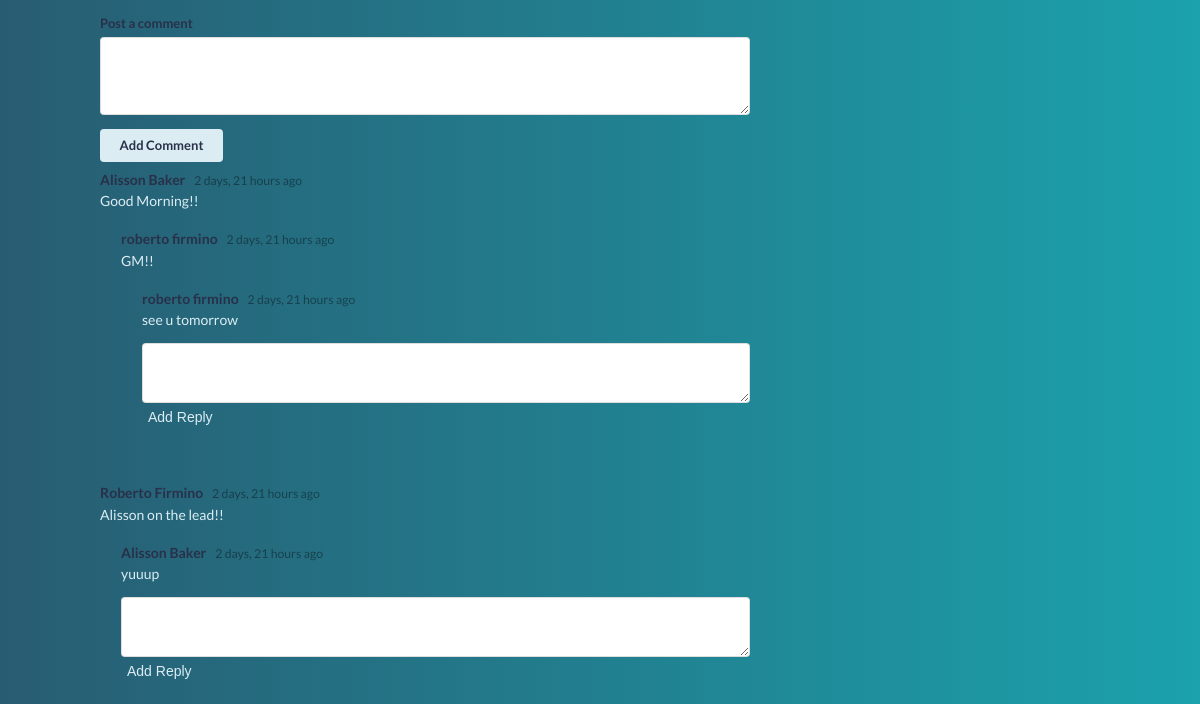
Page /stats (signed in, lower part) on the earlier database version.
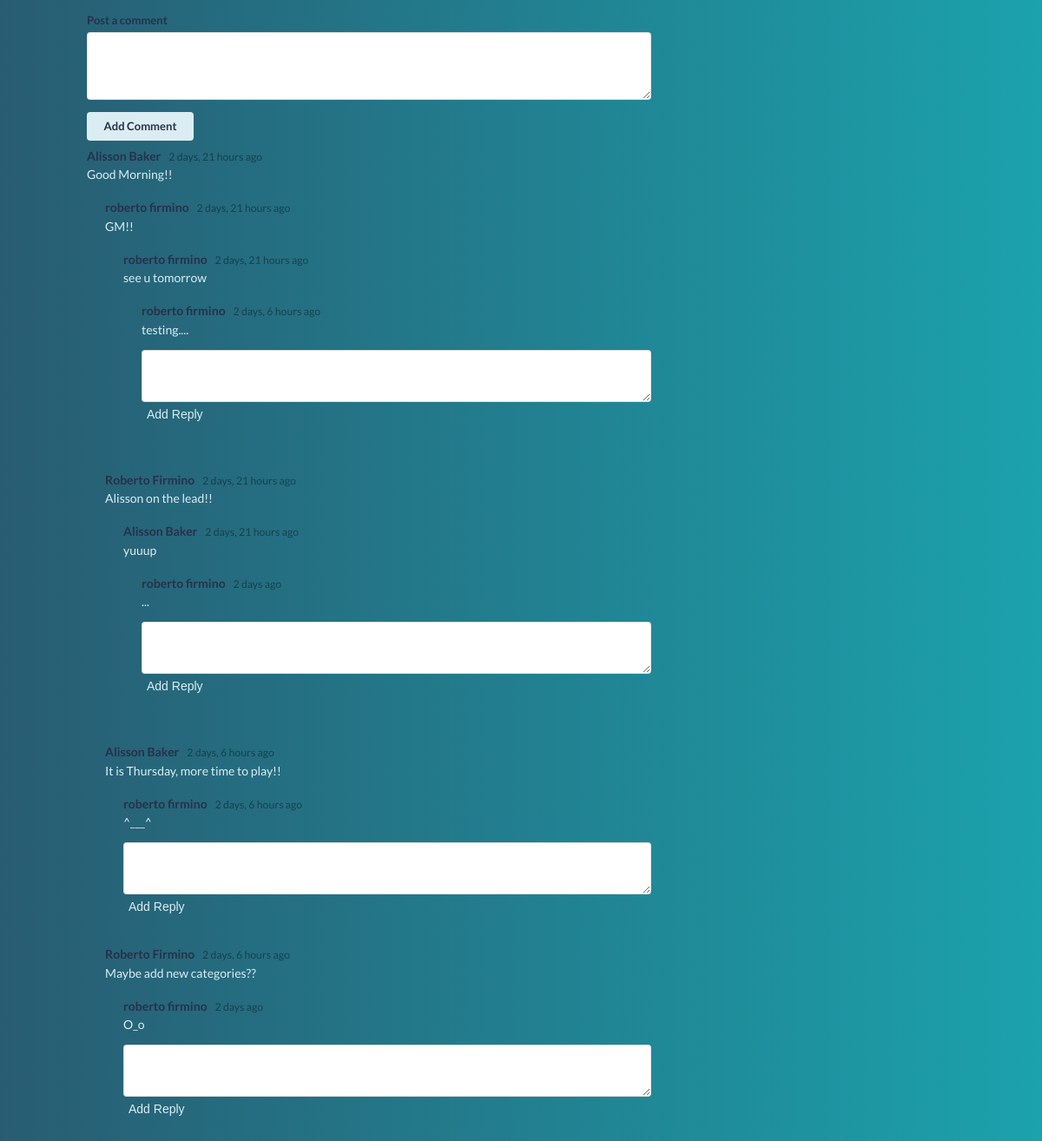
Same page on the later database version.
### profile_app/models.py (models this page shows, shortened)
class Comment(models.Model):
    comment_content = models.TextField()
    user_comment = models.ForeignKey(User, related_name='comment_by', on_delete=models.CASCADE)
    created_at = models.DateTimeField(auto_now_add=True)
    updated_at = models.DateTimeField(auto_now=True)
    objects = CommentManager()

class Reply(models.Model):
    reply_content = models.TextField()
    user_reply = models.ForeignKey(User, related_name='reply_by', on_delete=models.CASCADE)
    reply_to = models.ForeignKey(Comment, related_name='reply_to_comment', on_delete=models.CASCADE)
    created_at = models.DateTimeField(auto_now_add=True)
    updated_at = models.DateTimeField(auto_now=True)
    objects = CommentManager()

### login_app/models.py (models this page shows, shortened)
class User(models.Model):
    first_name= models.CharField(max_length=40)
    last_name= models.CharField(max_length=40, blank=True)
    email= models.EmailField()
    password= models.CharField(max_length=120)
    isadmin=models.BooleanField(default=False)
    created_at = models.DateTimeField(auto_now_add=True)
    updated_at = models.DateTimeField(auto_now=True)
    objects = UserManager()

### profile_app/views.py (the view)
# urls.py: path('stats',views.stats),
def stats(request):
    if 'user_id' in request.session:
        categories= Category.objects.all()
        sum_scores=Score.objects.values('quiz_category','quiz_taken_by').annotate(sum=Sum('score')).order_by('-sum')
        highest_score=[]
        for catg in categories:
            for score in sum_scores:
                if score['quiz_category'] == catg.id :
                    highest_score.append(score)
                    break
        context={
            "categories":Category.objects.all(),
            "users":User.objects.all(),
            "scores":Score.objects.values('quiz_taken_by'),
            "comments":Comment.objects.all(),
            'replies':Reply.objects.all(),
            'highest_score':highest_score
        }
        return render(request,'categorystats.html',context)
    return HttpResponse(render(request,'index.html'))

### profile_app/templates/categorystats.html (shortened to what this page needs)
<!DOCTYPE html>
<html lang="en">
    <head>
        {% load static%}
        <link rel="stylesheet" href="{% static 'css/styles.css'%}">
        <link rel="stylesheet" href="https://cdn.jsdelivr.net/npm/semantic-ui@2.4.2/dist/semantic.min.css">
    </head>
    <body>
        <div  id="dashboard-container">
              <div class="ui comments">
                <form id="comment-form" class="ui reply form">
                  <div class="field">
                    <label>Post a comment</label>
                    <textarea rows="3" name="comment"></textarea>
                  </div>
                  <input type='submit' value='Add Comment' class="ui small button">
                </form>
                <div id="comment_content_reply">
                {%for comment in comments%}
                  <div class="comment">
                      <span  class="author">{{comment.user_comment.first_name| capfirst}} {{comment.user_comment.last_name| capfirst}}</span>
                      <div class="metadata">
                        <span class="date">{{comment.created_at|timesince}} ago</span>
                      </div>
                      <p class="text">{{comment.comment_content}}</p>
                    {%for reply in replies%}
                      {%if reply.reply_to.id == comment.id%}
                      <div class="comments">
                        <div class="comment">
                            <span class="author">{{reply.user_reply.first_name}} {{reply.user_reply.last_name}}</span>
                            <div class="metadata">
                              <span class="date">{{reply.created_at|timesince}} ago</span>
                            </div>
                            <p class="text">{{reply.reply_content}}</p>
                        </div>
                      {%endif%}
                    {%endfor%}
                    <form id="form{{comment.id}}" class="ui reply form reply-form">
                      <div class="field">
                        <textarea rows="2" name="reply"></textarea>
                      </div>
                      <input type='submit' value='Add Reply' class="reply-link">
                    </form>
                  </div>
                </div>
                {%endfor%}
            </div>
          </div>
        </div>
    </body>
</html>

Differences in the rows shown:
added Reply: user_reply.first_name "roberto", user_reply.last_name "firmino", created_at "2 days, 6 hours", reply_content "testing....", shown under Comment "Good Morning!!"
added Reply: user_reply.first_name "roberto", user_reply.last_name "firmino", created_at "2 days", reply_content "...", shown under Comment "Alisson on the lead!!"
added Comment: user_comment.first_name "Alisson", user_comment.last_name "Baker", created_at "2 days, 6 hours", comment_content "It is Thursday, more time to play!!"
added Reply: user_reply.first_name "roberto", user_reply.last_name "firmino", created_at "2 days, 6 hours", reply_content "^___^", shown under "Alisson"
added Comment: user_comment.first_name "Roberto", user_comment.last_name "Firmino", created_at "2 days, 6 hours", comment_content "Maybe add new categories??"
added Reply: user_reply.first_name "roberto", user_reply.last_name "firmino", created_at "2 days", reply_content "O_o", shown under "Roberto"
